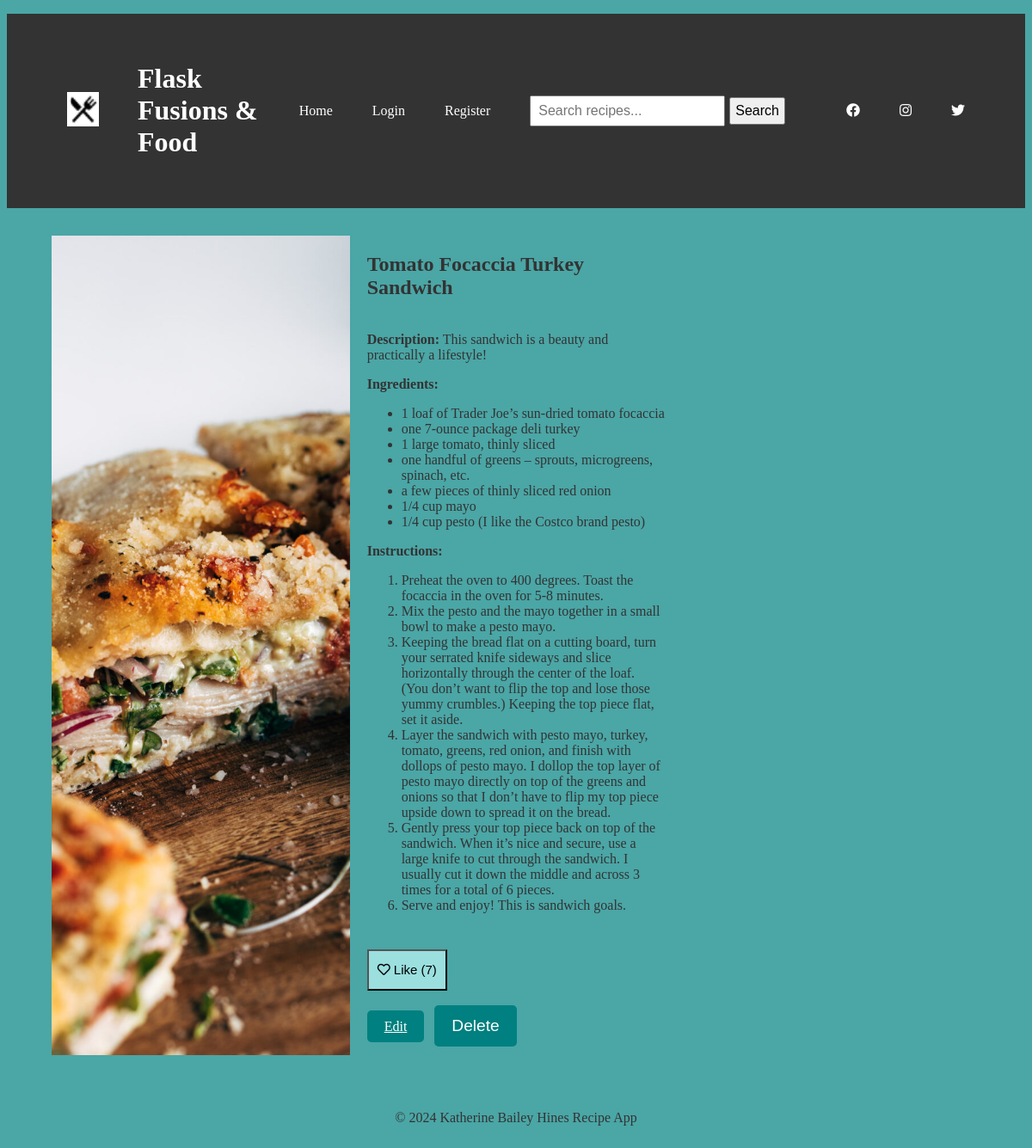
The app's page /view_recipe/7 with its own data.
### app.py (models this page shows)
class Recipe(db.Model):
    id = db.Column(db.Integer, primary_key=True)
    title = db.Column(db.String(100), nullable=False)
    description = db.Column(db.Text, nullable=False)
    ingredients = db.Column(db.Text, nullable=False)
    instructions = db.Column(db.Text, nullable=False)
    image = db.Column(db.String(255), nullable=True)
    likes = db.Column(db.Integer, default=0)  # New field to store the number of likes
    category = db.Column(db.String(100), nullable=True)  # Add the category column
    user_id = db.Column(db.Integer, db.ForeignKey('user.id'), nullable=False)
    user = db.relationship('User', backref='recipes', lazy=True)

### app.py (the view)
@app.route('/view_recipe/<int:recipe_id>')
def view_recipe(recipe_id):
    recipe = Recipe.query.get(recipe_id)
    if recipe:
        likes_count = recipe.likes
        return render_template('view_recipe.html', recipe=recipe, likes_count=likes_count)
    else:
        return render_template('error.html', message='Recipe not found'), 404

### templates/view_recipe.html
{% extends 'base.html' %}
{% block content %}
<div class="recipe-container">
    <div class="recipe-image">
        <img src="{{ url_for('static', filename='images/' + recipe.image) }}" alt="Recipe Image">
    </div>
    <div class="recipe-details">
        <div class="recipe-header">
            <h2>{{ recipe.title }}</h2>
        </div>
        <div class="recipe-content">
            <p><strong>Description:</strong> {{ recipe.description }}</p>
            <p><strong>Ingredients:</strong></p>
            <ul>
                {% for ingredient in recipe.ingredients.split('\n') %}
                    {% if ingredient.strip() %}
                        <li>{{ ingredient.strip() }}</li>
                    {% endif %}
                {% endfor %}
            </ul>
            <p><strong>Instructions:</strong></p>
            <ol>
                {% for instruction in recipe.instructions.split('\n') %}
                    {% if instruction.strip() %}
                        <li>{{ instruction.strip() }}</li>
                    {% endif %}
                {% endfor %}
            </ol>
        </div>
        <div class="recipe-actions">
            <form method="POST" action="{{ url_for('like_recipe', recipe_id=recipe.id) }}">
                <button type="submit" class="btn like-button"><i class="far fa-heart"></i> Like ({{ recipe.likes }})</button>
            </form>
            <a href="{{ url_for('edit_recipe', recipe_id=recipe.id) }}" class="btn teal-button">Edit</a>
            <form action="{{ url_for('delete_recipe', recipe_id=recipe.id) }}" method="POST" style="display: inline;">
                <button type="submit" class="btn btn-danger">Delete</button>
            </form>
        </div>
    </div>
</div>
{% endblock %}

### static/main.css (style rules this page uses)
body { background: rgb(75, 166, 166); color: #333333; margin-top: 1rem; }
.recipe-container { display: flex; flex-wrap: wrap; gap: 20px; }
.recipe-image { width: 100%; height: auto; }
.recipe-details { display: grid; grid-template-rows: auto auto auto auto; row-gap: 10px; }
.recipe-container { display: grid; grid-template-columns: repeat(3, 1fr); grid-gap: 20px; }
.recipe-image img { width: 100%; height: 100%; object-fit: cover; }
.recipe-details p { margin-top: 0.5em; }
.recipe-actions { margin-top: 1em; }
.recipe-actions .btn { margin-right: 0.5rem; }
button { height: 3rem; padding: 0.5rem 1rem; font-size: 1.2rem; }
.teal-button, .btn.btn-danger { background-color: teal; color: white; border: none; padding: 10px 20px; border-radius: 5px; cursor: pointer; }
.fa-heart { display: inline-block; }
.btn.like-button { background-color:rgb(155, 223, 223); padding: 10px; max-height: 25 px; margin-bottom: 17px; font-size: 15px; }

### records on screen
Recipe: image (picture), title "Tomato Focaccia Turkey Sandwich", description "This sandwich is a beauty and practically a lifestyle!", likes "7"

### other values on screen
{{ ingredient.strip() }} "1 loaf of Trader Joe’s sun-dried tomato focaccia" "one 7-ounce package deli turkey" "1 large tomato, thinly sliced" "one handful of greens – sprouts, microgreens, spinach, etc." "a few pieces of thinly sliced red onion" "1/4 cup mayo" "1/4 cup pesto (I like the Costco brand pesto)"
{{ instruction.strip() }} "Preheat the oven to 400 degrees. Toast the focaccia in the oven for 5-8 minutes." "Mix the pesto and the mayo together in a small bowl to make a pesto mayo." "Serve and enjoy! This is sandwich goals."
